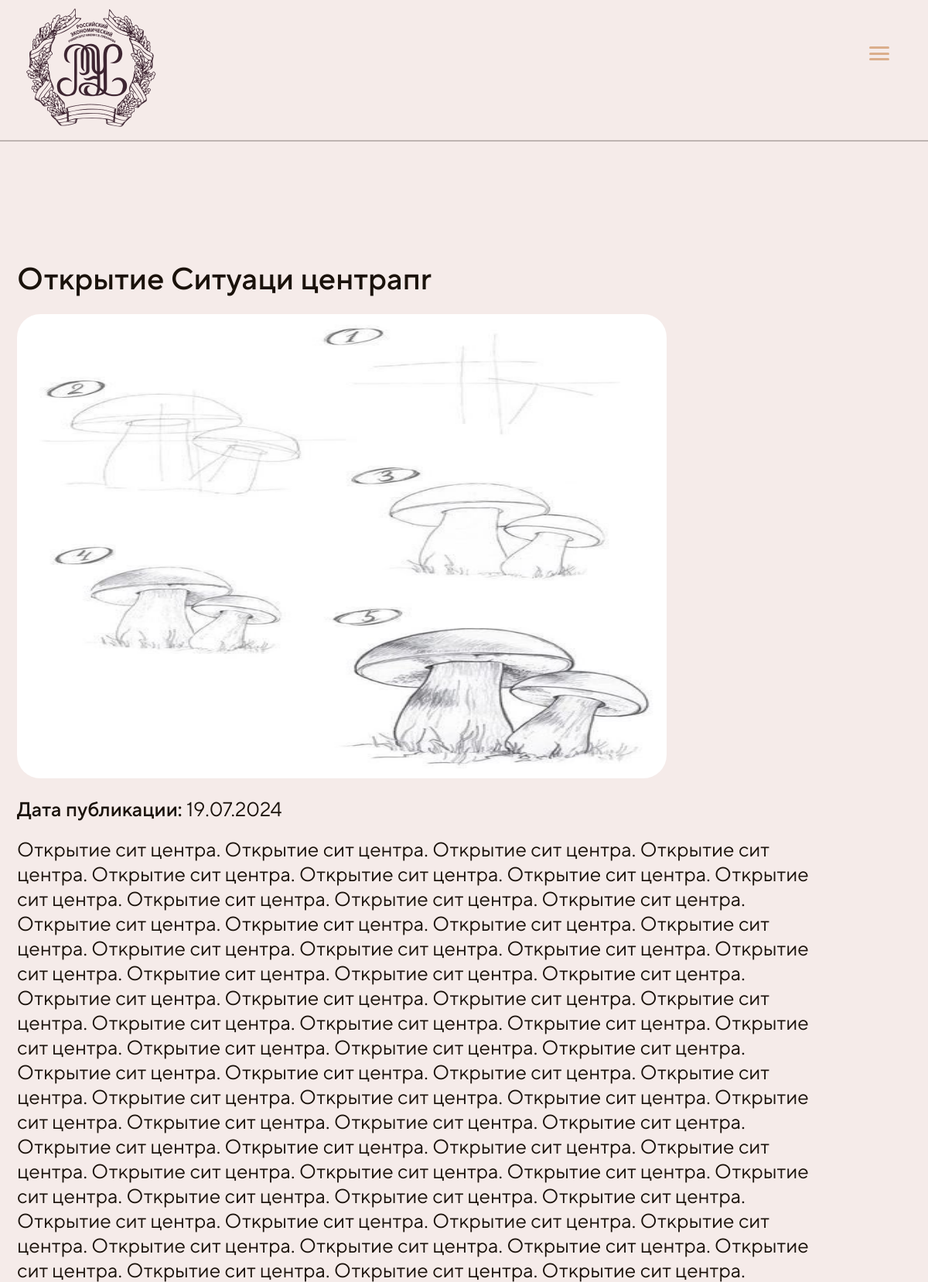
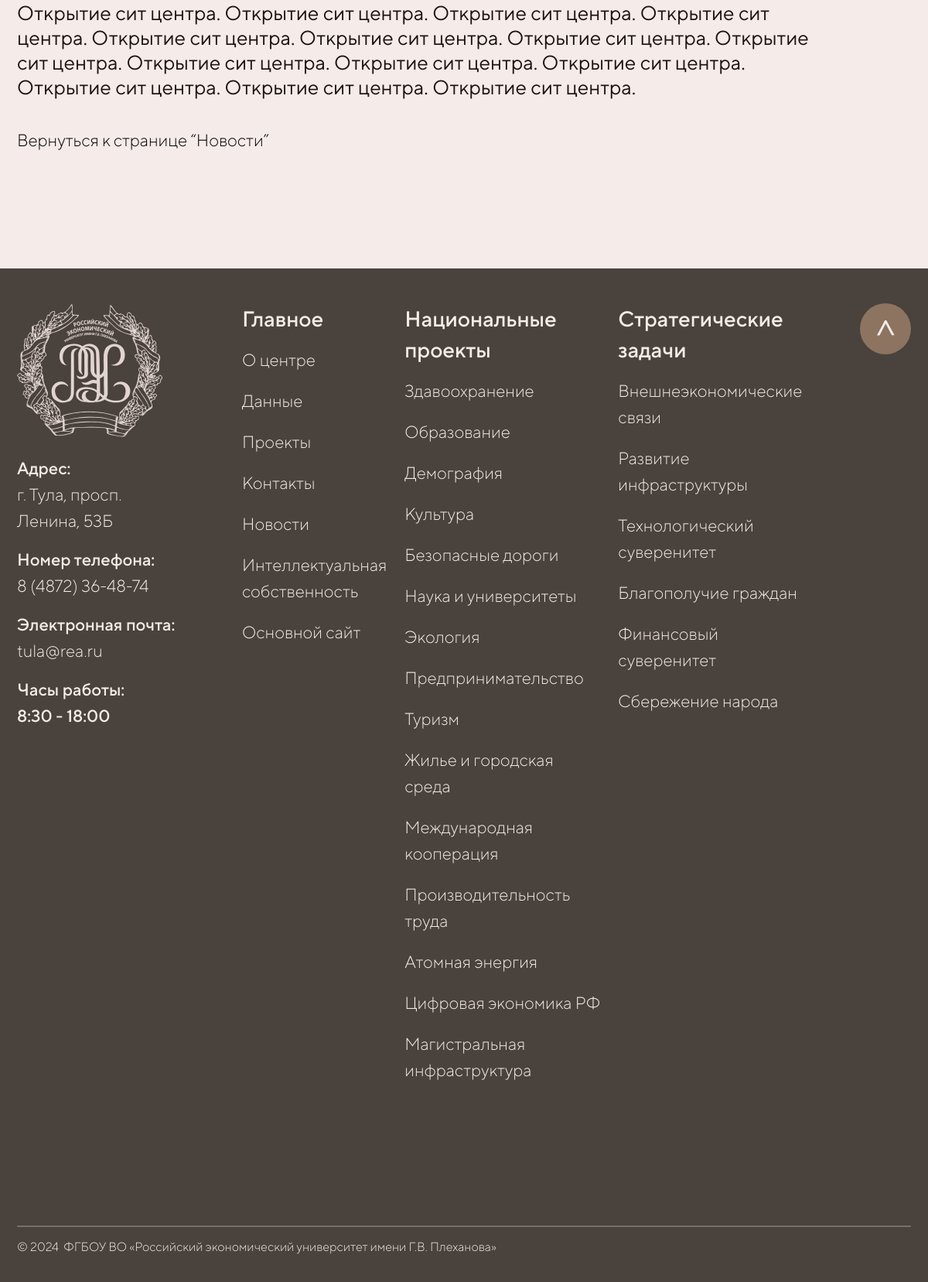
Screenshot of /news/otkrytie-situacionnogo-centra/ with the database file from the repository (2 pictures, top to bottom).
### news/models.py (models this page shows, shortened)
class News(models.Model):
    STATUS_OPTIONS = (
        ('published', 'Опубликовано'),
        ('draft', 'Черновик')
    )
    title = models.CharField(verbose_name='Название записи', max_length=25)
    slug = models.SlugField(verbose_name='URL', max_length=255, blank=True)
    category = models.ForeignKey(Category, related_name='blogs', blank=True, null=True, on_delete=models.CASCADE)
    description = models.TextField(verbose_name='Краткое описание', max_length=500)
    text = models.TextField(verbose_name='Полный текст записи')
    thumbnail = models.ImageField(default='default.jpg',
        verbose_name='Изображение записи',
        blank=True,
        upload_to='images/thumbnails/',
        validators=[FileExtensionValidator(allowed_extensions=('png', 'jpg', 'webp', 'jpeg', 'gif'))]
    )
    tags = TaggableManager()
    status = models.CharField(choices=STATUS_OPTIONS, default='published', verbose_name='Статус записи', max_length=10)
    create = models.DateTimeField(auto_now_add=True, verbose_name='Время добавления')
    update = models.DateTimeField(auto_now=True, verbose_name='Время обновления')
    author = models.ForeignKey(to=User, verbose_name='Автор', on_delete=models.SET_DEFAULT, related_name='author_post',
                               default=1)
    updater = models.ForeignKey(to=User, verbose_name='Обновил', on_delete=models.SET_NULL, null=True,
                                related_name='updater_post', blank=True)
    fixed = models.BooleanField(verbose_name='Прикреплено', default=False)
    class Meta:
        db_table = 'posts_blog'
        ordering = ['-fixed', '-create']
        indexes = [models.Index(fields=['-fixed', '-create', 'status'])]
        verbose_name = 'Новость'
        verbose_name_plural = 'Новости'

### news/views.py (the view)
# urls.py: path('news/<slug:news_slug>/', views.news_detail, name='news_detail'),
def news_detail(request, news_slug):
    news_item = get_object_or_404(News, slug=news_slug)
    formatted_date = news_item.create.strftime('%d.%m.%Y')
    context = {
        'news_item': news_item,
        'formatted_date': formatted_date,
        'title': f'{news_item.title} | СЦ РЭУ филиал им. Г.В. Плеханова',
    }
    return render(request, 'news/news_detail.html', context)

### templates/news/news_detail.html
{% extends 'partials/base.html' %}
{% load static %}
{% block content %}
<section class="detailn-section">
    <div class="container">
        <h1 class="detailn-section__title">{{ news_item.title }}</h1>
        <div class="detailn-section__wrapper">
            <div class="detailn-section__wrapper-left">
                <p class="detailn-section__description">
                    {{ news_item.text }}
                </p>
            </div>
            <div class="detailn-section__wrapper-right">
                <img src="{{ news_item.thumbnail.url }}" alt="{{ news_item.title }}" class="detailn-section__img" style="border-radius: 30px;">
                <p class="detailn-section__data">Дата публикации: <span id="detailn-section__data-span">{{ formatted_date }}</span></p>
            </div>
        </div>
        <a href="{% url 'news:news' %}" class="detailn-section__link">Вернуться к странице “Новости”</a>
    </div>
</section>
{% endblock content %}

### static/assets/css/style.css (style rules this page uses)
html { line-height: 1.15; -webkit-text-size-adjust: 100%; }
body { margin: 0; }
h1 { font-size: 2em; margin: 0.67em 0; }
a { background-color: transparent; }
img { border-style: none; }
html, body, div, span, applet, object, iframe, h1, h2, h3, h4, h5, h6, p, blockquote, pre, a, abbr, acronym, address, big, cite, code, del, dfn, em, img, ins, kbd, q, s, samp, small, strike, strong, sub, sup, tt, var, b, u, i, center, dl, dt, dd, ol, ul, li, fieldset, form, label, legend, table, caption, tbody, tfoot, thead, tr, th, td, article, aside, canvas, details, embed, figure, figcaption, footer, header, hgroup, menu, nav, output, ruby, section, summary, time, mark, audio, video { margin: 0; padding: 0; border: 0; font-size: 100%; font: inherit; vertical-align: baseline; }
article, aside, details, figcaption, figure, footer, header, hgroup, menu, nav, section { display: block; }
html { height: 100%; }
body { line-height: 1; }
* { box-sizing: border-box; }
html { font-family: 'TTNormsPro', sans-serif; font-weight: 400; overflow-x: hidden; }
body { background: #F5EBE9; position: relative; overflow-x: hidden; }
.container { max-width: 1680px; position: relative; margin: 0 auto; }
a { overflow: hidden; position: relative; display: inline-block; text-decoration: none; }
a::after { content: ''; position: absolute; width: 100%; left: 0; }
a::before { background-color: #ebcec8; height: 2px; bottom: 0; transform-origin: 100% 50%; transform: scaleX(0); transition: transform 0.3s cubic-bezier(0.76, 0, 0.24, 1); }
a::after { content: attr(data-replace); height: 100%; top: 0; transform-origin: 100% 50%; transform: translate3d(200%, 0, 0); transition: 0.3s cubic-bezier(0.76, 0, 0.24, 1); color: #f5ebe9; }
.detailn-section { min-height: 730px; margin-bottom: 150px; }
.detailn-section__wrapper { display: flex; margin-bottom: 39px; }
.detailn-section__wrapper-left { margin-right: 96px; }
.detailn-section__title { color: #1a120b; font-size: 45px; font-weight: 500; line-height: 54px; margin-bottom: 19px; }
.detailn-section__description { color: #1a120b; font-size: 28px; font-weight: 400; line-height: 34px; max-width: 743px; }
.detailn-section__img { margin-bottom: 21px; width: 840px; height: 600px; }
.detailn-section__data { color: #1a120b; font-size: 28px; font-weight: 500; line-height: 34px; }
.detailn-section__link { color: black; font-size: 22px; font-weight: 300; line-height: 26px; }
#detailn-section__data-span { font-weight: 400; }
@media (max-width: 1750px) { .container { max-width: 1450px; } }
@media (max-width: 1750px) { .detailn-section__title { font-size: 40px; } }
@media (max-width: 1750px) { .detailn-section__description { font-size: 26px; line-height: 32px; } }
@media (max-width: 1750px) { .detailn-section__img { width: 740px; height: 500px; } }
@media (max-width: 1750px) { .detailn-section__data { font-size: 26px; line-height: 32px; } }
@media (max-width: 1485px) { .detailn-section__wrapper { flex-direction: column-reverse; } }
@media (max-width: 1485px) { .detailn-section__img { width: 840px; height: 600px; } }
@media (max-width: 1485px) { .detailn-section__wrapper-right { margin-bottom: 20px; } }
@media (max-width: 1485px) { .detailn-section__description { max-width: none; } }
@media (max-width: 1400px) { .container { max-width: 1180px; } }

### rows the page displays
News: title "Открытие Ситуаци центрапr", text "Открытие сит центра. Открытие сит центра. Открытие сит центра. Открытие сит центра. Открытие сит центра. Открытие сит центра. Открытие сит центра. Открытие сит центра. Открытие сит центра. Открытие сит центра. Открытие сит центра. Открытие сит центра. Открытие сит центра. Открытие сит центра. Открытие сит центра. Открытие сит центра. Открытие сит центра. Открытие сит центра. Открытие сит центра. Открытие сит центра. Открытие сит центра. Открытие сит центра. Открытие сит центра. Открытие сит центра. Открытие сит центра. Открытие сит центра. Открытие сит центра. Открытие сит центра. Открытие сит центра. Открытие сит центра. Открытие сит центра. Открытие сит центра. Открытие сит центра.…", thumbnail (picture)
